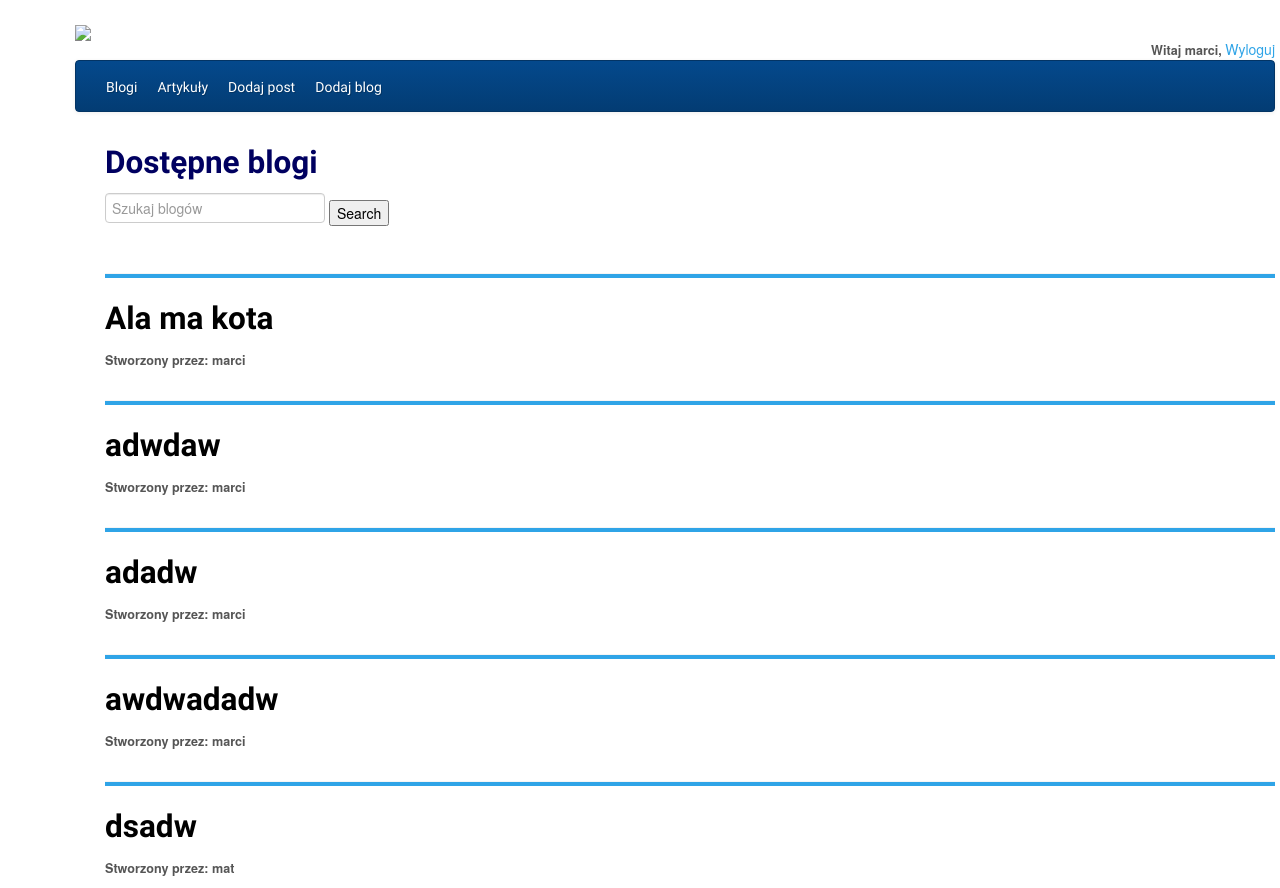
The page /blog/showall/ (signed in) on the database as committed earlier.
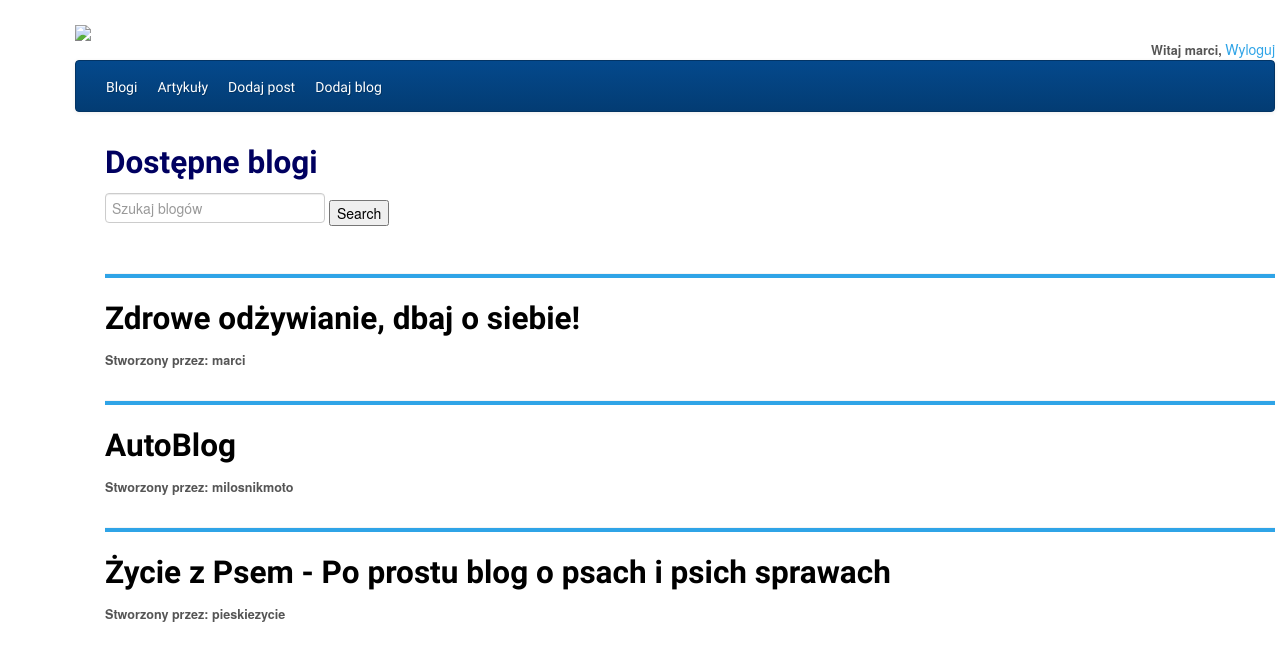
The same page on the database as committed later.
### blogs/models.py (models this page shows, shortened)
class Blogs(models.Model):
    title = models.CharField(max_length=150, verbose_name="Tytul")
    user = models.ForeignKey(settings.AUTH_USER_MODEL, default=1, verbose_name="Uzytkownik", on_delete=models.DO_NOTHING)

### blogs/views.py (the view)
# urls.py: path('blog/', include('blogs.urls')),
@login_required(login_url="/login/")
def blogs(request):
    query = request.GET.get("q")
    if query:
        return render_to_response('blogs.html', {'user': request.user,'blogs': Blogs.objects.filter(
            Q(title__icontains=query) |
            Q(user__username__icontains=query)
        ).distinct()})
    else:
        return render_to_response('blogs.html', {'user': request.user,'blogs': Blogs.objects.all()})

### blogs/templates/blogs.html
{% include 'base.html' %}
{% block blog  %}
<div class="container">
    <h2 class="darkblue" > Dostępne blogi </h2>
<form method='GET' action=''>
                <input type='text' name='q' placeholder='Szukaj blogów' value='{{ request.GET.q }}'/>
                <input type='submit' value='Search'/>
            </form>
</div>
{% if blogs.count > 0 %}
{% for blog in blogs  %}
<div class="container">
                    <hr>
                    <h2><a class="black" href="/blog/{{ blog.id }}/">{{ blog.title }}</a></h2>
                    <div class="article-info">
                       <b> Stworzony przez: {{ blog.user.username }}</b>
                    </div>
</div>
{% endfor %}
{% else %}
<p>Brak blogow</p>
{% endif %}
{% endblock %}

### templates/base.html (shortened to what this page needs)
{% load static %}
<!DOCTYPE html>
<html lang="pl">
<head>
    <link rel="stylesheet" type="text/css" href="{% static 'css/bootstrap.min.css' %}">
    <link rel="stylesheet" type="text/css" href="{% static 'css/bootstrap-responsive.min.css' %}">
    <link rel="stylesheet" type="text/css" href="{% static 'css/style.css' %}">
</head>
<body>
<div class="container" id="wrapper">
    <div class="row">
        <div class="topbar">
            <div class="logo pull-left">
                <h1><a href="#"><img src="{% static 'img/blogging.jpg' %}" width="400"></a></h1>
            </div>
            <div class="topbar-links pull-right">
                     <b>Witaj {{user.username}}, </b><a href="{% url 'user_logout' %}">Wyloguj</a>
            </div>
        </div>
    </div>
    <div class="row">
        <div id="mainmenu" class="navbar navbar-inverse">
                <div class="navbar-inner">
                    <div>
                        <ul class="nav">
                            <li><a href="{% url 'blogs:blogs' %}">Blogi</a></li>
                            <li><a href="{% url 'article:articles' %}">Artykuły</a></li>
                            <li><a href="{% url 'article:post_new' %}">Dodaj post</a></li>
                                <li><a href="{% url 'blogs:post_new' %}">Dodaj blog</a></li>
                        </ul>
                    </div>
                </div>
        </div>
    </div>
    <div class="row">
        <div class="span9">
                </div>
        <div class="span3">
        </div>
    </div>
</div>
</body>
</html>

### static/css/style.css (style rules this page uses)
.container { padding-left: 0px auto; }
.topbar-links { line-height: 18px; margin-top: 40px; }
.article-info { margin-bottom: 10px; }
hr { color: rgb(47, 164, 231); background-color: rgb(47, 164, 231); height: 4px; }
b { font-size: .9em; }
.darkblue { color: rgb(0, 0, 96); }
.black { color: rgb(0, 0, 0); }
body { margin-left: 100px; }

Rows that differ between the two databases and show on the page:
removed Blogs: title "Ala ma kota", user.username "marci"
removed Blogs: title "adwdaw", user.username "marci"
removed Blogs: title "adadw", user.username "marci"
removed Blogs: title "awdwadadw", user.username "marci"
removed Blogs: title "dsadw", user.username "mat"
added Blogs: title "Zdrowe odżywianie, dbaj o siebie!", user.username "marci"
added Blogs: title "AutoBlog", user.username "milosnikmoto"
added Blogs: title "Życie z Psem - Po prostu blog o psach i psich sprawach", user.username "pieskiezycie"
